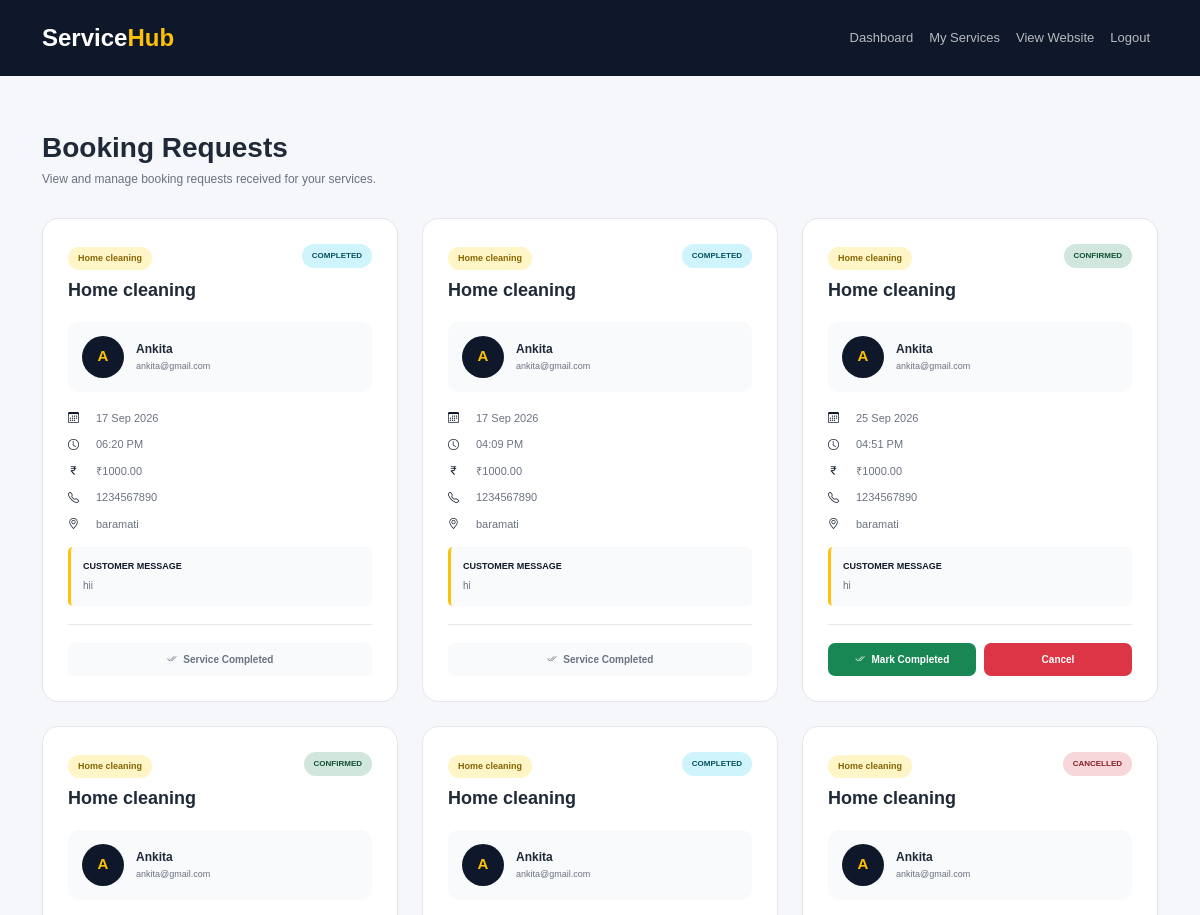
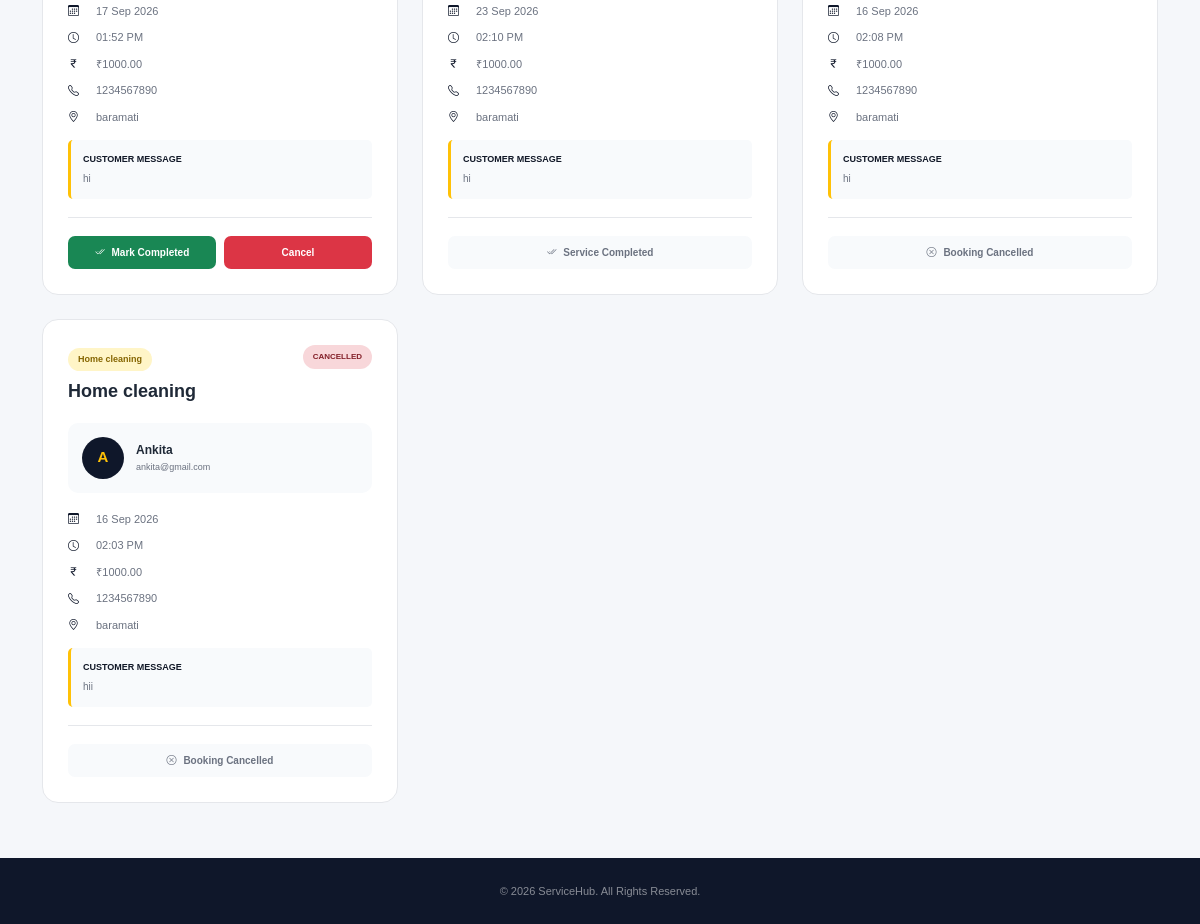
The app's page /provider-bookings/ (signed in) with its own data (2 pictures, top to bottom).
### service_app/models.py (models this page shows, shortened)
class Booking(models.Model):
    STATUS_CHOICES = [
        ("pending", "Pending"),
        ("confirmed", "Confirmed"),
        ("completed", "Completed"),
        ("cancelled", "Cancelled"),
    ]
    customer = models.ForeignKey(
        CustomerProfile,
        on_delete=models.CASCADE
    )
    service = models.ForeignKey(
        Service,
        on_delete=models.CASCADE
    )
    provider = models.ForeignKey(
        ProviderProfile,
        on_delete=models.CASCADE
    )
    booking_date = models.DateField()
    booking_time = models.TimeField()
    message = models.TextField(blank=True)
    status = models.CharField(
        max_length=20,
        choices=STATUS_CHOICES,
        default="pending"
    )
    created_at = models.DateTimeField(auto_now_add=True)

class Service(models.Model):
    provider = models.ForeignKey(
        ProviderProfile,
        on_delete=models.CASCADE,
        null=True,
        blank=True
    )
    category = models.ForeignKey(
        Category,
        on_delete=models.CASCADE
    )
    name = models.CharField(max_length=150)
    description = models.TextField()
    price = models.DecimalField(
        max_digits=10,
        decimal_places=2
    )
    is_active = models.BooleanField(default=True)
    created_at = models.DateTimeField(auto_now_add=True)

class Category(models.Model):
    name = models.CharField(max_length=100, unique=True)
    description = models.TextField(blank=True)

class CustomerProfile(models.Model):
    user = models.OneToOneField(User, on_delete=models.CASCADE)
    phone = models.CharField(max_length=15, blank=True)
    address = models.TextField(blank=True)

### service_app/views.py (the view)
# urls.py: path("provider-bookings/", views.provider_booking_list, name="provider_booking_list"),
@login_required(login_url="login")
def provider_booking_list(request):
    if not hasattr(request.user, "providerprofile"):
        return redirect("dashboard")
    provider = request.user.providerprofile
    bookings = Booking.objects.filter(
        provider=provider
    ).order_by("-id")
    return render(request, "provider_booking_list.html", {
        "bookings": bookings
    })

### templates/provider_booking_list.html (shortened to what this page needs)
<!DOCTYPE html>
<html lang="en">
<head>
    <link href="https://cdn.jsdelivr.net/npm/bootstrap@5.3.8/dist/css/bootstrap.min.css" rel="stylesheet">
    <link rel="stylesheet" href="https://cdn.jsdelivr.net/npm/bootstrap-icons@1.13.1/font/bootstrap-icons.min.css">
</head>
<body>
<nav class="navbar navbar-expand-lg navbar-dark">
    <div class="container">
        <a href="{% url 'home' %}" class="navbar-brand">
            Service<span>Hub</span>
        </a>
        <div class="collapse navbar-collapse" id="navbarMenu">
            <ul class="navbar-nav ms-auto">
                <li class="nav-item">
                    <a href="{% url 'provider_dashboard' %}" class="nav-link">
                        Dashboard
                    </a>
                </li>
                <li class="nav-item">
                    <a href="{% url 'provider_service_list' %}" class="nav-link">
                        My Services
                    </a>
                </li>
                <li class="nav-item">
                    <a href="{% url 'home' %}" class="nav-link">
                        View Website
                    </a>
                </li>
                <li class="nav-item">
                    <a href="{% url 'logout' %}" class="nav-link">
                        Logout
                    </a>
                </li>
            </ul>
        </div>
    </div>
</nav>
<section class="page-section">
    <div class="container">
        <h1 class="page-title">
            Booking Requests
        </h1>
        <p class="page-subtitle">
            View and manage booking requests received for your services.
        </p>
        {% if bookings %}
            <div class="row g-4">
                {% for booking in bookings %}
                    <div class="col-lg-4 col-md-6">
                        <div class="booking-card">
                            <div class="booking-top">
                                <div>
                                    <span class="category">
                                        {{ booking.service.category.name }}
                                    </span>
                                    <h4>
                                        {{ booking.service.name }}
                                    </h4>
                                </div>
                                {% if booking.status == "pending" %}
                                    <span class="status status-pending">
                                        Pending
                                    </span>
                                {% elif booking.status == "confirmed" %}
                                    <span class="status status-confirmed">
                                        Confirmed
                                    </span>
                                {% elif booking.status == "completed" %}
                                    <span class="status status-completed">
                                        Completed
                                    </span>
                                {% elif booking.status == "cancelled" %}
                                    <span class="status status-cancelled">
                                        Cancelled
                                    </span>
                                {% endif %}
                            </div>
                            <div class="customer-box">
                                <div class="customer-avatar">
                                    {{ booking.customer.user.username|first|upper }}
                                </div>
                                <div>
                                    <span class="customer-name">
                                        {{ booking.customer.user.username }}
                                    </span>
                                    <span class="customer-email">
                                        {{ booking.customer.user.email }}
                                    </span>
                                </div>
                            </div>
                            <div class="info-row">
                                <i class="bi bi-calendar3"></i>
                                <span>
                                    {{ booking.booking_date|date:"d M Y" }}
                                </span>
                            </div>
                            <div class="info-row">
                                <i class="bi bi-clock"></i>
                                <span>
                                    {{ booking.booking_time|time:"h:i A" }}
                                </span>
                            </div>
                            <div class="info-row">
                                <i class="bi bi-currency-rupee"></i>
                                <span>
                                    ₹{{ booking.service.price }}
                                </span>
                            </div>
                            {% if booking.customer.phone %}
                                <div class="info-row">
                                    <i class="bi bi-telephone"></i>
                                    <span>
                                        {{ booking.customer.phone }}
                                    </span>
                                </div>
                            {% endif %}
                            {% if booking.customer.address %}
                                <div class="info-row">
                                    <i class="bi bi-geo-alt"></i>
                                    <span>
                                        {{ booking.customer.address }}
                                    </span>
                                </div>
                            {% endif %}
                            {% if booking.message %}
                                <div class="message-box">
                                    <span class="message-title">
                                        Customer Message
                                    </span>
                                    {{ booking.message }}
                                </div>
                            {% endif %}
                            <div class="action-area">
                                {% if booking.status == "pending" %}
                                    <a href="{% url 'provider_booking_confirm' booking.id %}"
                                       class="action-btn confirm-btn">
                                        <i class="bi bi-check-circle me-1"></i>
                                        Confirm
                                    </a>
                                    <a href="{% url 'provider_booking_cancel' booking.id %}"
                                       class="action-btn cancel-btn"
                                       onclick="return confirm('Are you sure you want to cancel this booking?')">
                                        <i class="bi bi-x-circle me-1"></i>
                                        Cancel
                                    </a>
                                {% elif booking.status == "confirmed" %}
                                    <a href="{% url 'provider_booking_complete' booking.id %}"
                                       class="action-btn confirm-btn"
                                       onclick="return confirm('Mark this service as completed?')">
                                        <i class="bi bi-check2-all me-1"></i>
                                        Mark Completed
                                    </a>
                                    <a href="{% url 'provider_booking_cancel' booking.id %}"
                                       class="action-btn cancel-btn"
                                       onclick="return confirm('Are you sure you want to cancel this booking?')">
                                        Cancel
                                    </a>
                                {% elif booking.status == "completed" %}
                                    <span class="completed-text">
                                        <i class="bi bi-check2-all me-1"></i>
                                        Service Completed
                                    </span>
                                {% elif booking.status == "cancelled" %}
                                    <span class="completed-text">
                                        <i class="bi bi-x-circle me-1"></i>
                                        Booking Cancelled
                                    </span>
                                {% endif %}
                            </div>
                        </div>
                    </div>
                {% endfor %}
            </div>
        {% endif %}
    </div>
</section>
<footer>
    <div class="container">
        © {% now "Y" %} ServiceHub. All Rights Reserved.
    </div>
</footer>
</body>
</html>

### templates/provider_booking_list.html (style rules this page uses)
* { box-sizing: border-box; }
body { margin: 0; font-family: Arial, sans-serif; background: #f5f7fa; color: #1f2937; }
a { text-decoration: none; }
.navbar { padding: 15px 0; background: #0f172a; }
.navbar-brand { color: white !important; font-size: 24px; font-weight: 800; }
.navbar-brand span { color: #ffc107; }
.nav-link { color: rgba(255,255,255,0.70) !important; font-size: 13px; }
.page-section { min-height: calc(100vh - 140px); padding: 55px 0; }
.page-title { margin-bottom: 5px; font-size: 28px; font-weight: 800; }
.page-subtitle { margin-bottom: 30px; color: #6b7280; font-size: 12px; }
.booking-card { height: 100%; padding: 25px; background: white; border: 1px solid #e5e7eb; border-radius: 16px; transition: 0.2s; }
.booking-top { display: flex; align-items: flex-start; justify-content: space-between; gap: 10px; }
.category { display: inline-block; padding: 5px 10px; margin-bottom: 10px; background: #fff5c7; color: #856500; border-radius: 20px; font-size: 9px; font-weight: 800; }
.booking-card h4 { margin-bottom: 20px; font-size: 18px; font-weight: 800; }
.status { display: inline-block; padding: 6px 10px; border-radius: 20px; font-size: 8px; font-weight: 800; text-transform: uppercase; white-space: nowrap; }
.status-confirmed { background: #d1e7dd; color: #0f5132; }
.status-completed { background: #cff4fc; color: #055160; }
.status-cancelled { background: #f8d7da; color: #842029; }
.customer-box { display: flex; align-items: center; gap: 12px; padding: 14px; margin-bottom: 18px; background: #f8fafc; border-radius: 10px; }
.customer-avatar { width: 42px; height: 42px; display: flex; align-items: center; justify-content: center; flex-shrink: 0; background: #0f172a; color: #ffc107; border-radius: 50%; font-size: 15px; font-weight: 800; }
.customer-name { display: block; font-size: 12px; font-weight: 800; }
.customer-email { display: block; margin-top: 2px; color: #6b7280; font-size: 9px; }
.info-row { display: flex; gap: 10px; margin-bottom: 10px; color: #6b7280; font-size: 11px; }
.info-row i { width: 18px; color: #0f172a; }
.message-box { padding: 12px; margin-top: 15px; background: #f8fafc; border-left: 3px solid #ffc107; border-radius: 5px; color: #6b7280; font-size: 10px; line-height: 1.6; }
.message-title { display: block; margin-bottom: 4px; color: #111827; font-size: 9px; font-weight: 800; text-transform: uppercase; }
.action-area { display: flex; gap: 8px; padding-top: 18px; margin-top: 18px; border-top: 1px solid #e5e7eb; }
.action-btn { flex: 1; padding: 9px 10px; border: none; border-radius: 7px; text-align: center; font-size: 10px; font-weight: 800; }
.confirm-btn { background: #198754; color: white; }
.cancel-btn { background: #dc3545; color: white; }
.completed-text { width: 100%; padding: 9px; background: #f8fafc; color: #6b7280; border-radius: 7px; text-align: center; font-size: 10px; font-weight: 700; }
footer { padding: 25px 0; background: #0f172a; color: rgba(255,255,255,0.50); text-align: center; font-size: 11px; }

### records on screen
Booking: service.category.name "Home cleaning", service.name "Home cleaning", status "COMPLETED", customer.user.username|first "A", customer.user.username "Ankita", customer.user.email "ankita@gmail.com", booking_date "17 Sep 2026", booking_time "06:20 PM", service.price "1000.00", customer.phone "1234567890", customer.address "baramati", message "hii"
Booking: service.category.name "Home cleaning", service.name "Home cleaning", status "COMPLETED", customer.user.username|first "A", customer.user.username "Ankita", customer.user.email "ankita@gmail.com", booking_date "17 Sep 2026", booking_time "04:09 PM", service.price "1000.00", customer.phone "1234567890", customer.address "baramati", message "hi"
Booking: service.category.name "Home cleaning", service.name "Home cleaning", status "CONFIRMED", customer.user.username|first "A", customer.user.username "Ankita", customer.user.email "ankita@gmail.com", booking_date "25 Sep 2026", booking_time "04:51 PM", service.price "1000.00", customer.phone "1234567890", customer.address "baramati", message "hi"
Booking: service.category.name "Home cleaning", service.name "Home cleaning", status "CONFIRMED", customer.user.username|first "A", customer.user.username "Ankita", customer.user.email "ankita@gmail.com", booking_date "17 Sep 2026", booking_time "01:52 PM", service.price "1000.00", customer.phone "1234567890", customer.address "baramati", message "hi"
Booking: service.category.name "Home cleaning", service.name "Home cleaning", status "COMPLETED", customer.user.username|first "A", customer.user.username "Ankita", customer.user.email "ankita@gmail.com", booking_date "23 Sep 2026", booking_time "02:10 PM", service.price "1000.00", customer.phone "1234567890", customer.address "baramati", message "hi"
Booking: service.category.name "Home cleaning", service.name "Home cleaning", status "CANCELLED", customer.user.username|first "A", customer.user.username "Ankita", customer.user.email "ankita@gmail.com", booking_date "16 Sep 2026", booking_time "02:08 PM", service.price "1000.00", customer.phone "1234567890", customer.address "baramati", message "hi"
Booking: service.category.name "Home cleaning", service.name "Home cleaning", status "CANCELLED", customer.user.username|first "A", customer.user.username "Ankita", customer.user.email "ankita@gmail.com", booking_date "16 Sep 2026", booking_time "02:03 PM", service.price "1000.00", customer.phone "1234567890", customer.address "baramati", message "hii"
